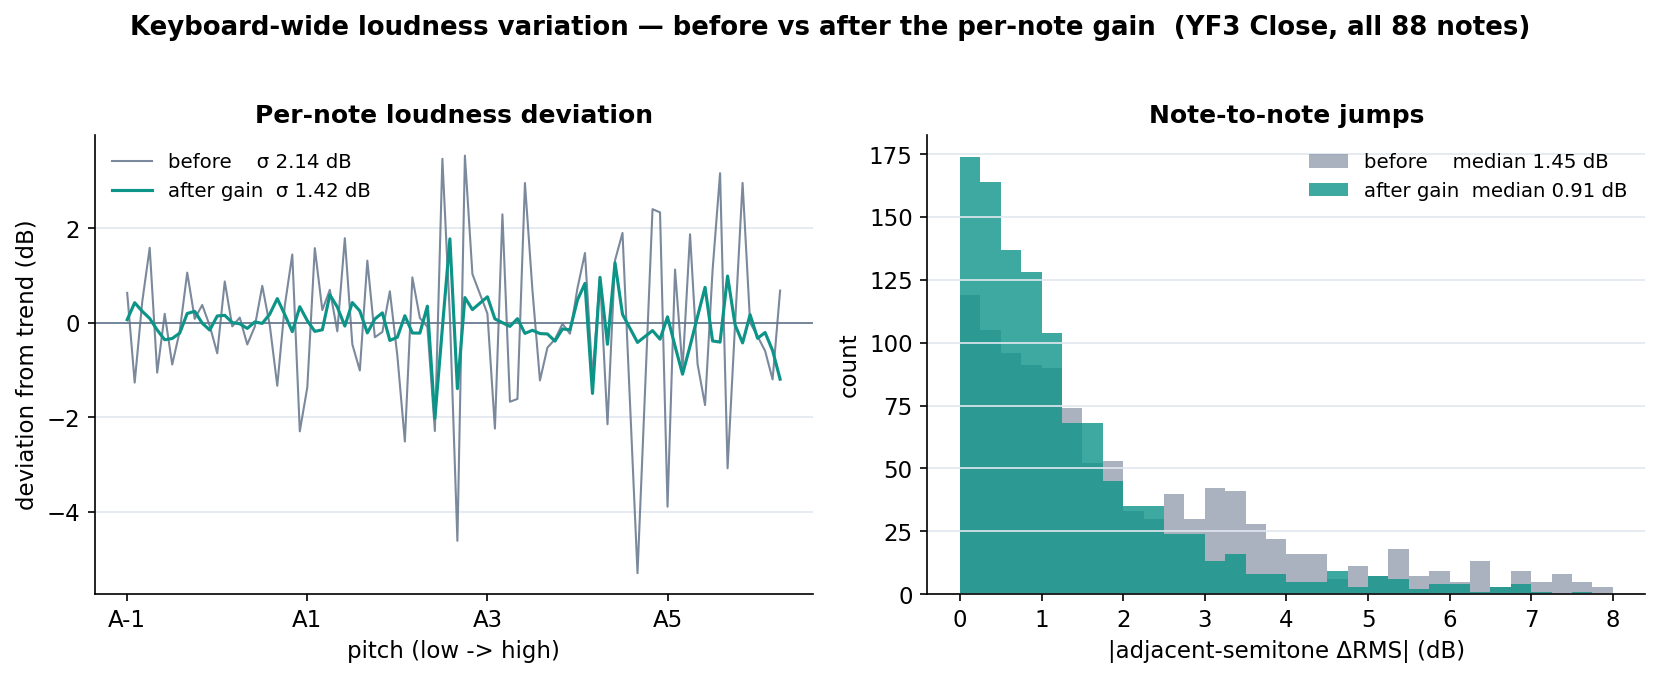

This chart was generated by the following Python code:
#!/usr/bin/env python3
"""Keyboard-wide loudness variation, BEFORE (original .orig) vs AFTER (per-note
gain, live .pak). Onset-aligned 300 ms RMS over all 88 notes x velocities, then
plot per-note deviation from the smooth trend and the note-to-note jumps."""
import os, sys, re
sys.path.insert(0, os.path.dirname(os.path.dirname(os.path.abspath(__file__))))
from repack import parse_toc, wav_layout, dec24, onset_frame
import numpy as np, pandas as pd
import matplotlib; matplotlib.use("Agg"); import matplotlib.pyplot as plt

BLUE, TEAL, AMBER, CORAL, GRAY, INK = "#2563eb", "#0d9488", "#d97706", "#dc2626", "#64748b", "#1f2933"
plt.rcParams.update({"figure.dpi": 150, "savefig.dpi": 150, "font.size": 11, "font.family": "DejaVu Sans",
                     "axes.spines.top": False, "axes.spines.right": False,
                     "axes.titlesize": 12, "axes.titleweight": "bold", "grid.color": "#e2e8f0"})
NOTES = r"E:\IK Multimedia\Pianoverse\Samples\Pianoverse\Concert Grand YF3\Notes"


def note_key(n):
    base = {"C": 0, "D": 2, "E": 4, "F": 5, "G": 7, "A": 9, "B": 11}
    i = 2 if (len(n) > 1 and n[1] == "#") else 1
    return base[n[0]] + (1 if i == 2 else 0) + 12 * (int(n[i:]) + 1)


def measure(src):
    rows = []
    for n in range(1, 13):
        pak = os.path.join(NOTES, f"Close {n}", f"Close {n}" + src)
        if not os.path.exists(pak):
            continue
        ver, cnt, ents = parse_toc(pak)
        with open(pak, "rb") as f:
            for pth, off, sz in ents:
                b = pth.replace("/", "\\").split("\\")[-1]; note = b.split("_")[0]
                mv = re.search(r"_v(\d+)_", b); vel = int(mv.group(1)) if mv else 0
                f.seek(off); head = f.read(min(sz, 200000)); lay = wav_layout(head)
                if lay is None:
                    continue
                data = head[lay["data_payload"]:]; data = data[:len(data) // 6 * 6]
                if len(data) < 6 * 4800:
                    continue
                v = dec24(data).reshape(-1, lay["ch"]).astype(np.float64); sr = lay["sr"]
                on = max(onset_frame(np.abs(v).max(axis=1), sr), 0)
                w = v[on:on + int(sr * 0.3)]
                if len(w) < int(sr * 0.1):
                    continue
                rows.append((note, vel, 20 * np.log10(max(np.sqrt(np.mean(w ** 2)), 1) / 8388608.0)))
    return pd.DataFrame(rows, columns=["Note", "Vel", "RmsDb"])


def resid(df):
    df = df.copy(); df["pk"] = df["Note"].map(note_key)
    g = df.groupby(["Note", "pk", "Vel"], as_index=False)["RmsDb"].mean()
    rr, adj = [], []
    for vel, sub in g.groupby("Vel"):
        sub = sub.sort_values("pk"); r = sub["RmsDb"].values
        tr = pd.Series(r).rolling(5, center=True, min_periods=1).median().values
        for nt, pk, res in zip(sub["Note"], sub["pk"], r - tr):
            rr.append((nt, pk, res))
        adj.extend(np.abs(np.diff(r)))
    R = pd.DataFrame(rr, columns=["Note", "pk", "resid"])
    per = R.groupby(["Note", "pk"])["resid"].mean().reset_index().sort_values("pk")
    return R, per, np.array(adj)


before = measure(".pak.orig"); after = measure(".pak")
Rb, perb, adjb = resid(before); Ra, pera, adja = resid(after)

fig, (ax1, ax2) = plt.subplots(1, 2, figsize=(11.2, 4.4))
ax1.axhline(0, color=GRAY, lw=0.8)
ax1.plot(perb["pk"], perb["resid"], color=GRAY, lw=1.0, alpha=0.85, label=f"before    σ {Rb['resid'].std():.2f} dB")
ax1.plot(pera["pk"], pera["resid"], color=TEAL, lw=1.5, label=f"after gain  σ {Ra['resid'].std():.2f} dB")
at = {n: note_key(n) for n in ["A-1", "A1", "A3", "A5"]}
ax1.set_xticks(list(at.values())); ax1.set_xticklabels(list(at.keys()))
ax1.set_xlabel("pitch (low -> high)"); ax1.set_ylabel("deviation from trend (dB)")
ax1.set_title("Per-note loudness deviation"); ax1.grid(axis="y"); ax1.legend(frameon=False, fontsize=9.5)

bins = np.linspace(0, 8, 33)
ax2.hist(adjb, bins=bins, color=GRAY, alpha=0.55, label=f"before    median {np.median(adjb):.2f} dB")
ax2.hist(adja, bins=bins, color=TEAL, alpha=0.8, label=f"after gain  median {np.median(adja):.2f} dB")
ax2.set_xlabel("|adjacent-semitone ΔRMS| (dB)"); ax2.set_ylabel("count")
ax2.set_title("Note-to-note jumps"); ax2.grid(axis="y"); ax2.legend(frameon=False, fontsize=9.5)

fig.suptitle("Keyboard-wide loudness variation — before vs after the per-note gain  (YF3 Close, all 88 notes)",
             fontsize=12.5, fontweight="bold", y=1.02)
fig.tight_layout()
out = os.path.join(os.path.dirname(os.path.abspath(__file__)), "loudness_before_after.png")
fig.savefig(out, bbox_inches="tight"); plt.close(fig)
print("wrote", out, "| before sigma", round(Rb["resid"].std(), 2), "after sigma", round(Ra["resid"].std(), 2),
      "| adj median", round(np.median(adjb), 2), "->", round(np.median(adja), 2))
